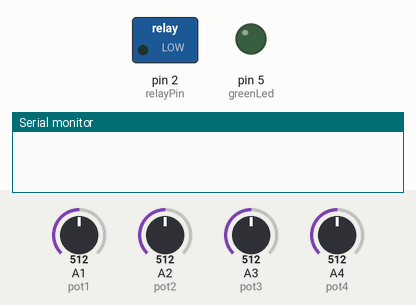
This sketch was run on a simulated Arduino Nano, built with avr-gcc and run on an emulated ATmega328P. Parts: switched loads named in the sketch (green lamp = pin HIGH), output pins drawn as LEDs (lit = HIGH), the last lines printed to the serial monitor. Inputs (shaded band) come from the test bench; at power-on: A1 (pot1) = 512, A2 (pot2) = 512, A3 (pot3) = 512, A4 (pot4) = 512.

Above: at 0.1 s.
At 1.1 s:
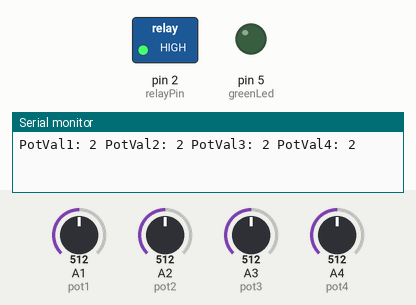
Timing chart, 0 to 2.6 s (numbered marks = the images above):
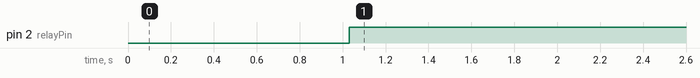

The sketch:

Nano_potentiometer_box.ino
```cpp
#include <SoftwareSerial.h>


int pot1 = A1;
int pot2 = A2;
int pot3 = A3;
int pot4 = A4;
int relayPin = 2;
int rxPin = 3;
int txPin = 4;
int greenLed = 5;
int potVal1;
int potVal2;
int potVal3;
int potVal4;
int delayTime = 250;
int maxValue = 748; //(750 as using 3.3v pin on nano)
int potIntervals = 4; // how many intervals to carve pot's into
int secretCode[] = {1,3,0,2};

bool playing = false;
unsigned long playTime;
int songTime = 5000;

SoftwareSerial mp3 (txPin,rxPin); //-> SoftwareSerial mp3 (RX_Pin, TX_Pin);
#define CMD_PLAY_INDEX        0X03    //-> Play with index.
#define CMD_SEL_DEV           0X09    //-> Select device.
#define DEV_TF                0X02    //-> 02 for TF card.
static int8_t Send_buf[8] = {0}; //-> Buffer to send commands.

bool debug = true;
void setup() {
  // put your setup code here, to run once:
  pinMode(pot1,INPUT);
  pinMode(pot2,INPUT);
  pinMode(pot3,INPUT);
  pinMode(pot4,INPUT);
  pinMode(relayPin,OUTPUT);
  pinMode(greenLed,OUTPUT);
  digitalWrite(greenLed,LOW);
  if (debug)
  {
    Serial.begin(9600);
  }
  mp3.begin(9600);
  delay(500);
  sendCommand(CMD_SEL_DEV, 0, DEV_TF); // Select SD Card
  delay(500);

}

void loop() {
  // put your main code here, to run repeatedly:
  potVal1 = abs((analogRead(pot1)*potIntervals)/maxValue);
  potVal2 = abs((analogRead(pot2)*potIntervals)/maxValue);
  potVal3 = abs((analogRead(pot3)*potIntervals)/maxValue);
  potVal4 = abs((analogRead(pot4)*potIntervals)/maxValue);
  if (potVal1 == potIntervals){
    potVal1 = potVal1 - 1;
  }
  if (potVal2 == potIntervals){
    potVal2 = potVal2 - 1;
  }
  if (potVal3 == potIntervals){
    potVal3 = potVal3 - 1;
  }
  if (potVal4 == potIntervals){
    potVal4 = potVal4 - 1;
  }
  if (debug)
  {
    Serial.print("PotVal1: ");
    Serial.print(potVal1);
    Serial.print(" PotVal2: ");
    Serial.print(potVal2);
    Serial.print(" PotVal3: ");
    Serial.print(potVal3);
    Serial.print(" PotVal4: ");
    Serial.println(potVal4);
  }
  if (potVal1 == secretCode[0] && potVal2 == secretCode[1] && potVal3 == secretCode[2] && potVal4 == secretCode[3])
  {
    if (debug)
    {
      Serial.println("SECRET CODE CORRECT: UNLOCK!");
    }
    playSound();
    digitalWrite(relayPin,LOW);
    digitalWrite(greenLed,HIGH);
  }
  else
  {
    digitalWrite(relayPin,HIGH);
    digitalWrite(greenLed,LOW);
    playing = false;
  }
  delay(delayTime);
}

void sendCommand(byte command){
  sendCommand(command, 0, 0);
}

void sendCommand(byte command, byte dat1, byte dat2){
  delay(20);
  Send_buf[0] = 0x7E;    //-> Every command should start with $(0x7E)
  Send_buf[1] = 0xFF;    //-> Version information
  Send_buf[2] = 0x06;    //-> The number of bytes of the command without starting byte and ending byte
  Send_buf[3] = command; //-> Such as PLAY and PAUSE and so on
  Send_buf[4] = 0x01;    //-> 0x00 = not feedback, 0x01 = feedback
  Send_buf[5] = dat1;    //-> data1
  Send_buf[6] = dat2;    //-> data2
  Send_buf[7] = 0xEF;    //-> Ending byte of the command
  for (uint8_t i = 0; i < 8; i++){
    mp3.write(Send_buf[i]) ;
  }
}

void playSound() {
  if (!playing)
  {
    sendCommand(CMD_PLAY_INDEX, 0, 1); //Play first song Index 1);
    playing = true;
    playTime = millis();
  }
}
```

Measured:
- by itself, pin 2 (relayPin): LOW → HIGH at 1.0 s
